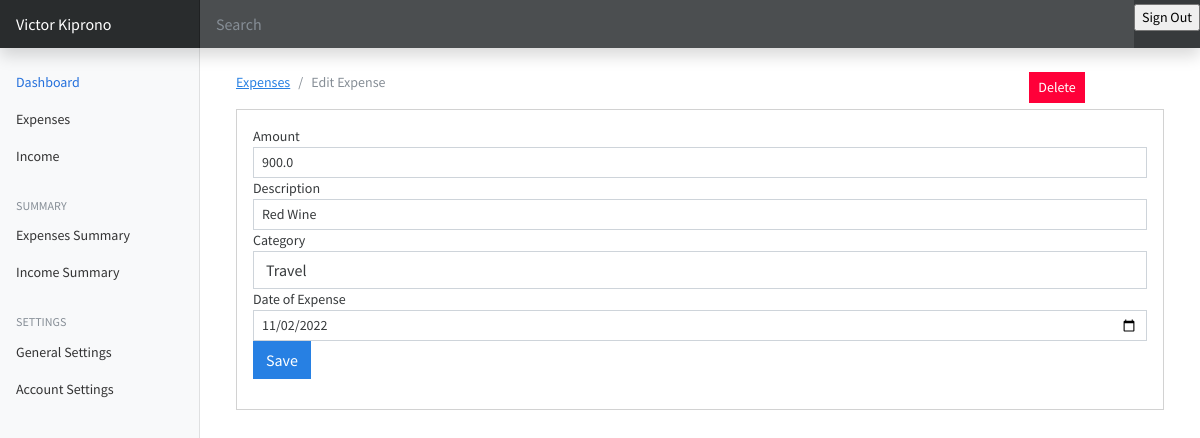
Screenshot of /edit-expense/8 (signed in) with the database file from the repository.
### expenses/models.py (models this page shows, shortened)
class Expense(models.Model):
    amount = models.FloatField()
    date = models.DateField(default=now)
    description = models.TextField()
    owner = models.ForeignKey(to=User, on_delete=models.CASCADE)
    category = models.CharField(max_length=266)
    class Meta:
        ordering: ['-date']

### expenses/views.py (the view, shortened to what this page needs)
# urls.py: path('edit-expense/<int:id>', views.expense_edit, name="expense-edit"),
@login_required(login_url='/authentication/login')
def expense_edit(request, id):
    expense = Expense.objects.get(pk=id)
    categories = Category.objects.all()
    context = {
        'expense': expense,
        'values': expense,
        'categories': categories
    }
    if request.method == 'GET':
        return render(request, 'expenses/edit-expense.html', context)

### templates/expenses/edit-expense.html (shortened to what this page needs)
{% extends 'base.html' %} {% block content %}
<div class="container mt-4">
  <div class="row">
    <div class="col-md-10">
      <nav aria-label="breadcrumb">
        <ol class="breadcrumb">
          <li class="breadcrumb-item">
            <a href="{% url 'expenses'%}">Expenses</a>
          </li>
          <li class="breadcrumb-item active" aria-current="page">
            Edit Expense
          </li>
        </ol>
      </nav>
    </div>
    <div class="col-md-2">
      <a
        href="{% url 'expense-delete' expense.id %}"
        class="btn btn-danger btn-sm"
        >Delete</a
      >
    </div>
  </div>
  <div class="card">
    <div class="card-body">
      <form action="{% url 'expense-edit' expense.id %}" method="post">
        <div class="form-group">
          <label for="">Amount</label>
          <input
            type="text"
            class="form-control form-control-sm"
            name="amount"
            value="{{values.amount}}"
          />
        </div>
        <div class="form-group">
          <label for="">Description</label>
          <input
            type="text"
            class="form-control form-control-sm"
            name="description"
            value="{{values.description}}"
          />
        </div>
        <div class="form-group">
          <label for="">Category</label>
          <select class="form-control" name="category">
            <option selected name="category" value="{{values.category}}"
              >{{values.category}}</option
            >
          </select>
        </div>
        <div class="form-group">
          <label for="">Date of Expense</label>
          <input
            type="date"
            value="{{values.date |date:'Y-m-d' }}"
            class="form-control form-control-sm"
            name="expense_date"
          />
        </div>
        <input
          type="submit"
          value="Save"
          class="btn btn-primary btn-primary-sm"
        />
      </form>
    </div>
  </div>
</div>
{% endblock %}

### expenseswebsite/static/css/dashboard.css (style rules this page uses)
body { font-size: .875rem; }

### rows the page displays
Expense: amount "900.0", description "Red Wine", category "Travel", expense_date "11/02/2022"
